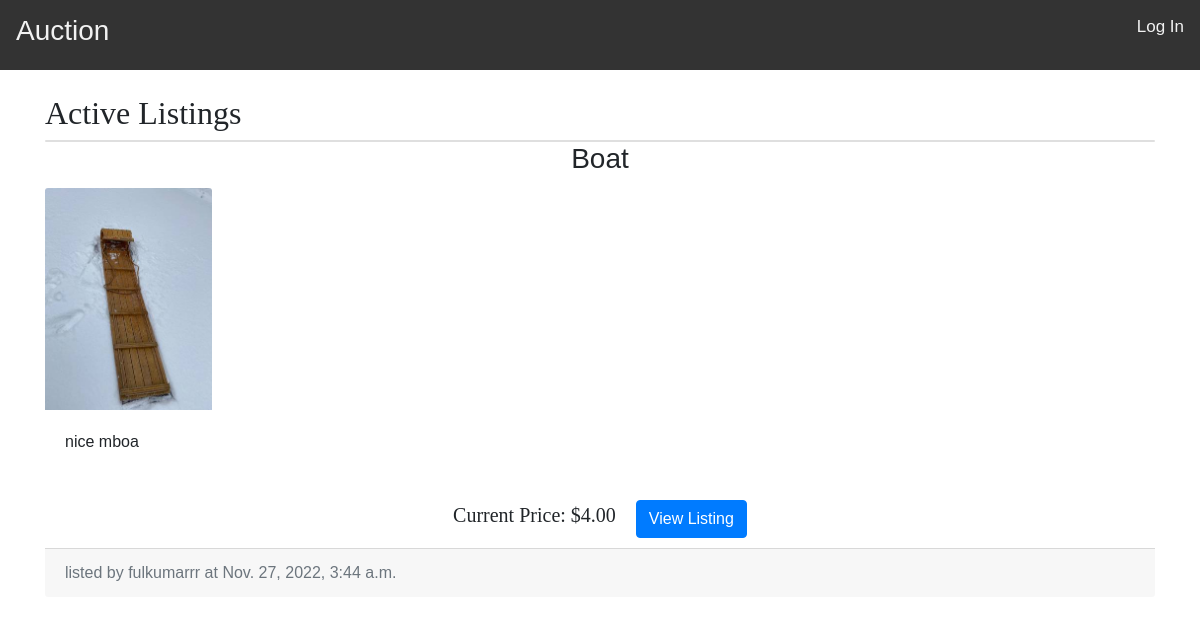
The page / on the database its author committed.
### sale/models.py (models this page shows)
class Listing(models.Model):
    id = models.AutoField(primary_key= True)
    owner_id = models.ForeignKey(User, on_delete = CASCADE, null= True)
    owner = models.CharField(max_length=125)
    title = models.CharField(max_length= 125)
    description = models.TextField()
    price = models.DecimalField(max_digits=6, decimal_places=2)
    time = models.DateTimeField(auto_now_add= True)
    image = models.ImageField(upload_to='nameFile/', null = False)

### sale/views.py (the view)
# urls.py: path("", views.index, name = "index"),
def index(request):
    winner_list = []
    posts = []
    try:
        winnerobject0 = Winner.objects.all()
    except:
        winnerobject0 = None
    if winnerobject0:
        for element in winnerobject0:
            winner_list.append(element.id)
        listingobj0 = Listing.objects.all()
        for item in listingobj0:
            if item.id not in winner_list:
                posts.append(item)
        return render(request, "sale/index.html", {
            "posts": posts
        })
    listingobj1 = Listing.objects.all()
    return render(request, "sale/index.html", {
        "posts": listingobj1
    })

### sale/templates/sale/index.html
{% extends "sale/layout.html" %}
{% block body %}
    <div class = "container">
        <h2>Active Listings</h2>
    {% for post in posts %}
            <div class ="card" style = "width:100%"></div>
                <h3 class = "card-title text-center">{{ post.title }}</h3>
                <img class="card-img-top" src= "{{ post.image.url }}" alt="Card image cap"  style = "width: 15%">
                <div class="card-body">
                    <p class = "card-text-justify"> {{post.description}} </p>
                </div>
                <div class = flex-container>
                    <table>
                        <tr>
                            <td>
                                <h5 class = "card-title-justify">Current Price: ${{post.price}}</h5>
                            </td>
                            <td>
                                <a href="{% url 'title' post.id %}" class="btn btn-primary">View Listing</a>
                            </td>
                        </tr>
                    </table>
                </div>
                <div class="card-footer text-muted">
                    listed by {{post.owner}} at {{post.time}}
                </div>
    {% endfor %}
    </div>
{% endblock %}

### sale/static/sale/style.css (style rules this page uses)
h1,h2,h5,h6 { font-family: 'Cambria'; }
.flex-container, .flex { display: flex; flex-direction: column; align-items: center; justify-content: center; margin: 0 auto; }
td { padding: 10px; }
body { margin: 0; font-family: Arial, Helvetica, sans-serif; }

### rows shown on the page
Listing: title "Boat", image (picture), description "nice mboa", price "4.00", owner "fulkumarrr", time "Nov. 27, 2022, 3:44 a.m."
